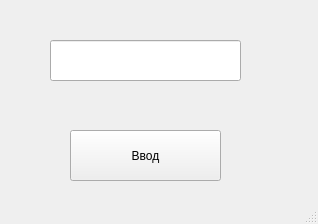
<?xml version="1.0" encoding="UTF-8"?>
<ui version="4.0">
 <class>fmProbaID</class>
 <widget class="QMainWindow" name="fmProbaID">
  <property name="geometry">
   <rect>
    <x>0</x>
    <y>0</y>
    <width>318</width>
    <height>224</height>
   </rect>
  </property>
  <property name="minimumSize">
   <size>
    <width>318</width>
    <height>224</height>
   </size>
  </property>
  <property name="maximumSize">
   <size>
    <width>318</width>
    <height>224</height>
   </size>
  </property>
  <property name="windowTitle">
   <string>Ввод пробы</string>
  </property>
  <widget class="QWidget" name="centralwidget">
   <widget class="QLineEdit" name="lePassword">
    <property name="geometry">
     <rect>
      <x>50</x>
      <y>40</y>
      <width>191</width>
      <height>41</height>
     </rect>
    </property>
    <property name="font">
     <font>
      <pointsize>9</pointsize>
     </font>
    </property>
   </widget>
   <widget class="QToolButton" name="tbEnterPassword">
    <property name="geometry">
     <rect>
      <x>70</x>
      <y>130</y>
      <width>151</width>
      <height>51</height>
     </rect>
    </property>
    <property name="text">
     <string>Ввод</string>
    </property>
   </widget>
  </widget>
  <widget class="QStatusBar" name="statusbar"/>
  <action name="actTIns">
   <property name="text">
    <string>Вставить строку</string>
   </property>
  </action>
  <action name="actTDel">
   <property name="text">
    <string>Удалить строку</string>
   </property>
  </action>
  <action name="actPrIns">
   <property name="text">
    <string>Новый профиль</string>
   </property>
  </action>
  <action name="actPrDel">
   <property name="text">
    <string>Удалить профиль</string>
   </property>
  </action>
  <action name="actPrRen">
   <property name="text">
    <string>Переименовать профиль</string>
   </property>
  </action>
 </widget>
 <resources/>
 <connections/>
</ui>
